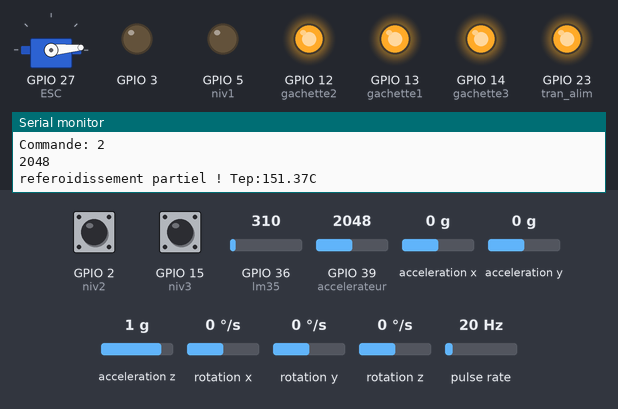
Recording of a sketch running on a simulated ESP32. Parts: servo, output pins drawn as LEDs (lit = HIGH), the last lines printed to the serial monitor. Wiring (inferred from the names in the program): pulse sensor: data GPIO 32. The inputs (shaded band) are chosen by the test bench; at power-on: GPIO 39 (accelerateur) = 2048, acceleration z 1 g, GPIO 2 (niv2) HIGH, GPIO 15 (niv3) HIGH, GPIO 36 (lm35) = 310, acceleration x 0 g, acceleration y 0 g, rotation x 0 °/s, rotation y 0 °/s, rotation z 0 °/s, pulse rate 20 Hz.

Above: at 1.2 s.
1.3 s: GPIO 39 (accelerateur) set to 1228
At 1.8 s:
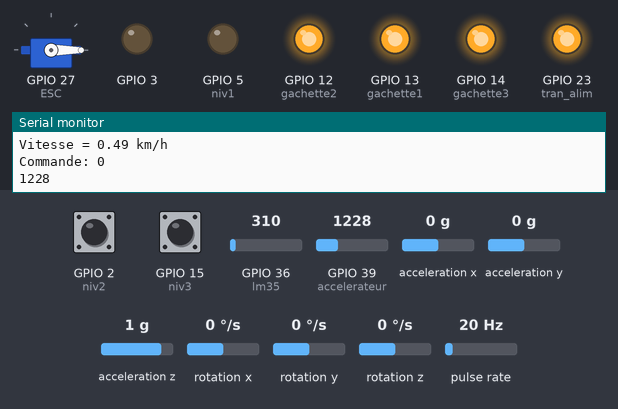
3.0 s: acceleration z set to 0.6 g
5.7 s: acceleration z set to 0.3 g
At 8.6 s:
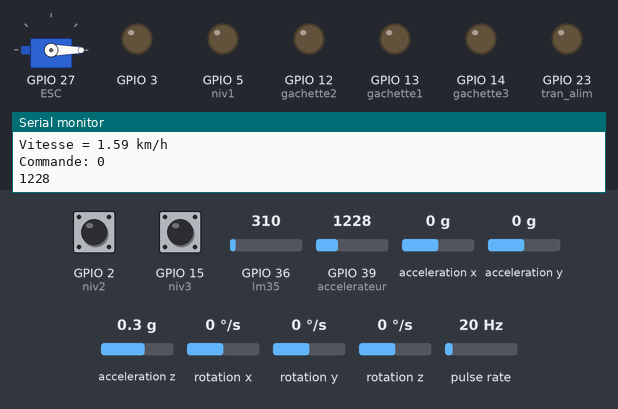
9.0 s: acceleration z set to 0.8 g
At 11.5 s:
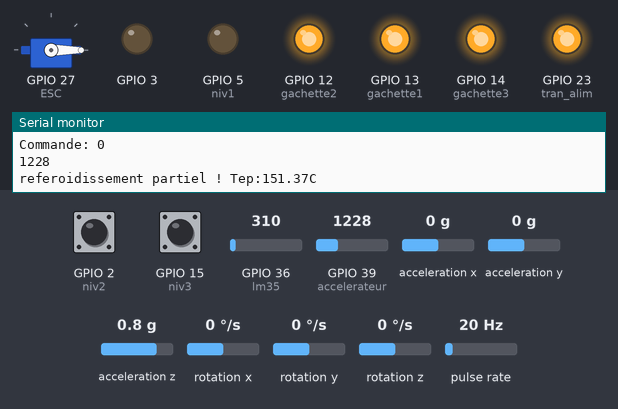
12.0 s: acceleration z set to -1.4 g
At 14.3 s:
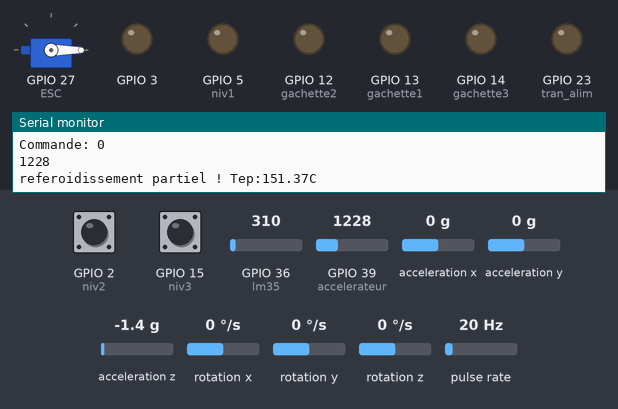
15.0 s: GPIO 39 (accelerateur) set to 2866
At 16.2 s:
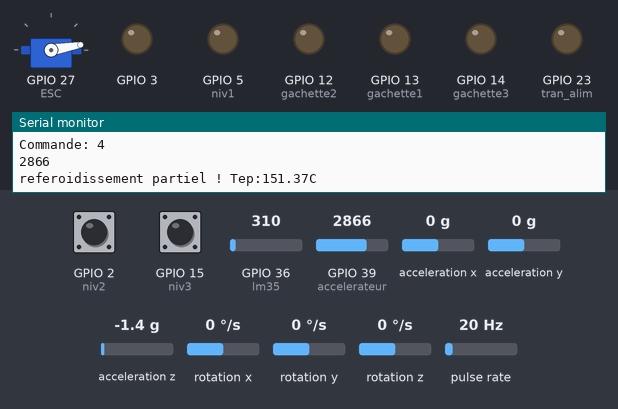
Timing chart, 0 to 18.0 s (numbered marks = the images above; inputs shaded):
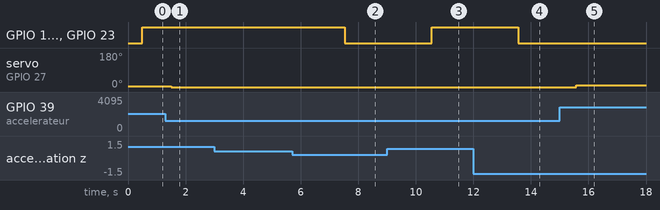

The sketch:

code_total.ino
```cpp
/*hadii il partie mta33 il controle de vitesse */

#include <ESP32Servo.h>
Servo ESC;
int vitesseDemandee;
const int hallPin = 32;
volatile unsigned long lastPulseTime = 0;
volatile unsigned long timeBetweenPulses = 0;

unsigned long lastDisplayTime = 0;
float speedKmh = 0;

const float wheelCircumference = 0.036;
const unsigned long timeout = 1000000;
const unsigned long debounceTime = 500;
#define niv1 5
#define niv2 2
#define niv3 15
#define  accelerateur 39


int vitmax = 20; // Valeur par défaut

void onPulse() {
  unsigned long now = micros();
  if ((now - lastPulseTime) > debounceTime) {
    if (lastPulseTime > 0) {
      timeBetweenPulses = now - lastPulseTime;
    }
    lastPulseTime = now;
  }
}


// partiemta3 il referoidissement
#define ref 18
#define ventillateure 19
//#define chauf 5
#define lm35 36


//partie mta3 il regeneration
#include <Wire.h>
#include <MPU9250_asukiaaa.h>
#include <Adafruit_BMP280.h>

MPU9250_asukiaaa mySensor;
Adafruit_BMP280 bmp; // I2C par défaut


#define gachette1 13
#define gachette2 12
#define gachette3 14
#define frein 4
#define tran_alim 23


void setup() {
// hadha il set up mta3 il control de vitesse
 ESC.attach(27,1000,2000);
  Serial.begin(115200);
  pinMode(hallPin, INPUT_PULLUP);
  attachInterrupt(digitalPinToInterrupt(hallPin), onPulse, FALLING);
//hadhi il partie mta3 il referoidissement
 pinMode(5,OUTPUT);
 pinMode(4,OUTPUT);
 pinMode(3,OUTPUT);
 pinMode(36,INPUT);


//hadhi il partie set up mta3 il regeneration
  pinMode (4,INPUT);
  pinMode (13,OUTPUT);
  pinMode (12,OUTPUT);
  pinMode (14,OUTPUT);
  pinMode (23,OUTPUT);
  Serial.begin(115200);
  Wire.begin();

  // Initialisation MPU9250
  mySensor.setWire(&Wire);
  mySensor.beginAccel();
  mySensor.beginGyro();
  mySensor.beginMag();

  // Initialisation BMP280
  if (!bmp.begin(0x76)) { // 0x76 ou 0x77 selon module
    Serial.println("BMP280 non détecté !");
    while (1);
  }

  Serial.println("GY-91 prêt !");


}

void loop() {

// hadha code il controll de vitesse
  int acceleration = analogRead(accelerateur);
  bool btnNiv1 = !digitalRead(niv1); // Inversion car PULLUP
  bool btnNiv2 = !digitalRead(niv2);
  bool btnNiv3 = !digitalRead(niv3);

  // 2. Sélection du niveau de vitesse
  if ((btnNiv1==1) && (btnNiv2==0) && (btnNiv3==0)) {
    vitmax = 5;
  }
  else if ((btnNiv1==0) && (btnNiv2==1) && (btnNiv3==0)) {
    vitmax = 10;
  }
  else if ((btnNiv1==0) && (btnNiv2==0) && (btnNiv3==1)) {
    vitmax = 15;
  }


  // 3. Conversion et limitation
  vitesseDemandee = map(acceleration, 1000, 2950, 0, vitmax);
  vitesseDemandee = constrain(vitesseDemandee, 0, vitmax); // Double sécurité /////vitesse illi matloub annah tkoun il scooteure temchii fiih (vitesse demander )

  // 4. Envoi au moteur
  int pwmOutput = ((vitesseDemandee*255)/100);
  ESC.write(pwmOutput);

  // 5. Calcul vitesse réelle (identique à votre version)
  unsigned long nowMicros = micros();
  unsigned long nowMillis = millis();

  if (timeBetweenPulses > 0) {
    float rpm = 60.0 * 1000000.0 / timeBetweenPulses;
    float rawSpeed = rpm * wheelCircumference * 60.0 / 1000.0;
    speedKmh = 0.9 * speedKmh + 0.1 * rawSpeed;         ///// il vitesse illi temchii fiih il scooteure ( vitesse actuelle )
    if (speedKmh > 150.0) speedKmh = 0;
  }

  if ((nowMicros - lastPulseTime) > timeout) speedKmh = 0;

  // 6. Affichage
  if ((nowMillis - lastDisplayTime) > 200) {
    lastDisplayTime = nowMillis;
     Serial.print(btnNiv1 );
      Serial.print(btnNiv2);
       Serial.println(btnNiv3);
    Serial.print("Vitesse = ");
    Serial.print(speedKmh, 2);
    Serial.println(" km/h");
   // Serial.println(pwmOutput);
    Serial.print("Commande: ");
    Serial.println(vitesseDemandee);
    Serial.println(analogRead(39));
     delay(500);
  }


//hadhi il partie mta3 il referoidissement
 uint16_t val;
    double dat;
    val=analogRead(lm35);//Connect LM35 on Analog 36
    dat = (double) val * (5/10.24);
    if(dat>=40){
        digitalWrite(ventillateure,HIGH);
        Serial.print("referoidissement partiel ! ");
    }
    else if(dat>=50){
        digitalWrite(ventillateure,HIGH);
        digitalWrite(ref,HIGH);
        Serial.print("referoidissement total !!!!");
    }


    else {
        digitalWrite(ventillateure,LOW);
        digitalWrite(ref,LOW);
        }


    Serial.print("Tep:"); //Display the temperature on Serial monitor
    Serial.print(dat);
    Serial.println("C");
    delay(500);


//hadhi il partie mta33 il regeneration
if((frein==1) && (speedKmh>=30))
  {
     digitalWrite(gachette1,HIGH);
     digitalWrite(gachette2,HIGH);
     digitalWrite(gachette3,HIGH);
     digitalWrite(tran_alim,HIGH);

  }

else if((vitesseDemandee<speedKmh) && (speedKmh>=30))
  {
        digitalWrite(gachette1,HIGH);
     digitalWrite(gachette2,HIGH);
     digitalWrite(gachette3,HIGH);
     digitalWrite(tran_alim,HIGH);
  }
else if((vitesseDemandee<speedKmh) && ((mySensor.accelZ())>=0.5 ))// il condition hadhi bach wa9eet illi nabda fi habta ma nest7a99ech il condition mta3 30km/h bach te5dem il regeneration
  {
       digitalWrite(gachette1,HIGH);

     digitalWrite(gachette2,HIGH);
     digitalWrite(gachette3,HIGH);
     digitalWrite(tran_alim,HIGH);
  }
else if( (mySensor.accelZ())>=0.8 )
  {
       digitalWrite(gachette1,HIGH);
     digitalWrite(gachette2,HIGH);
     digitalWrite(gachette3,HIGH);
     digitalWrite(tran_alim,HIGH);
  }

else {
        digitalWrite(gachette1,LOW);
     digitalWrite(gachette2,LOW);
     digitalWrite(gachette3,LOW);
     digitalWrite(tran_alim,LOW);
    }


 mySensor.accelUpdate();
  mySensor.gyroUpdate();
  mySensor.magUpdate();

  // Lecture Accéléromètre
  Serial.print("Accel X: "); Serial.print(mySensor.accelX());
  Serial.print(" Y: "); Serial.print(mySensor.accelY());
  Serial.print(" Z: "); Serial.println(mySensor.accelZ());

}
```

Measured:
- the behaviour switches between 0.5 and 0.4 g on acceleration z (found by bisection; images 1 and 2)
- after the input at 1.3 s, servo on GPIO 27 (ESC): 5° → 0° after 0.21 s
- after the input at 5.7 s, GPIO 12 (gachette2), GPIO 13 (gachette1), GPIO 14 (gachette3), GPIO 23 (tran_alim): HIGH → LOW after 1.8 s
- after the input at 9.0 s, GPIO 12 (gachette2), GPIO 13 (gachette1), GPIO 14 (gachette3), GPIO 23 (tran_alim): LOW → HIGH after 1.6 s
- after the input at 12.0 s, GPIO 12 (gachette2), GPIO 13 (gachette1), GPIO 14 (gachette3), GPIO 23 (tran_alim): HIGH → LOW after 1.6 s
- after the input at 15.0 s, servo on GPIO 27 (ESC): 0° → 10° after 0.58 s
